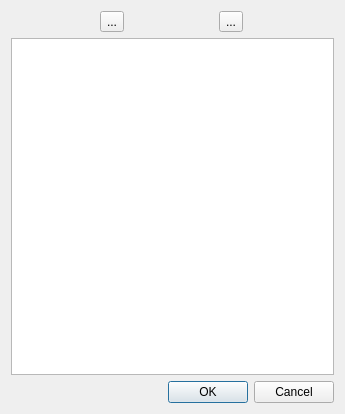
<?xml version="1.0" encoding="UTF-8"?>
<ui version="4.0">
 <class>DialogSelectItemsFilter</class>
 <widget class="QDialog" name="DialogSelectItemsFilter">
  <property name="geometry">
   <rect>
    <x>0</x>
    <y>0</y>
    <width>345</width>
    <height>414</height>
   </rect>
  </property>
  <property name="windowTitle">
   <string>Dialog</string>
  </property>
  <layout class="QGridLayout" name="gridLayout">
   <item row="5" column="0">
    <widget class="QDialogButtonBox" name="buttonBox">
     <property name="orientation">
      <enum>Qt::Horizontal</enum>
     </property>
     <property name="standardButtons">
      <set>QDialogButtonBox::Cancel|QDialogButtonBox::Ok</set>
     </property>
    </widget>
   </item>
   <item row="0" column="0">
    <layout class="QHBoxLayout" name="hlayout">
     <item>
      <widget class="QToolButton" name="btnCheckedAll">
       <property name="text">
        <string>...</string>
       </property>
       <property name="icon">
        <iconset resource="resurce.qrc">
         <normaloff>:/img/checked_100.png</normaloff>:/img/checked_100.png</iconset>
       </property>
       <property name="arrowType">
        <enum>Qt::NoArrow</enum>
       </property>
      </widget>
     </item>
     <item>
      <widget class="QToolButton" name="btnUncheckedAll">
       <property name="text">
        <string>...</string>
       </property>
       <property name="icon">
        <iconset resource="resurce.qrc">
         <normaloff>:/img/unchecked_100.png</normaloff>:/img/unchecked_100.png</iconset>
       </property>
      </widget>
     </item>
    </layout>
   </item>
   <item row="4" column="0">
    <widget class="QTableView" name="tableView"/>
   </item>
  </layout>
 </widget>
 <resources>
  <include location="resurce.qrc"/>
 </resources>
 <connections>
  <connection>
   <sender>buttonBox</sender>
   <signal>accepted()</signal>
   <receiver>DialogSelectItemsFilter</receiver>
   <slot>accept()</slot>
   <hints>
    <hint type="sourcelabel">
     <x>248</x>
     <y>254</y>
    </hint>
    <hint type="destinationlabel">
     <x>157</x>
     <y>274</y>
    </hint>
   </hints>
  </connection>
  <connection>
   <sender>buttonBox</sender>
   <signal>rejected()</signal>
   <receiver>DialogSelectItemsFilter</receiver>
   <slot>reject()</slot>
   <hints>
    <hint type="sourcelabel">
     <x>316</x>
     <y>260</y>
    </hint>
    <hint type="destinationlabel">
     <x>286</x>
     <y>274</y>
    </hint>
   </hints>
  </connection>
 </connections>
</ui>
